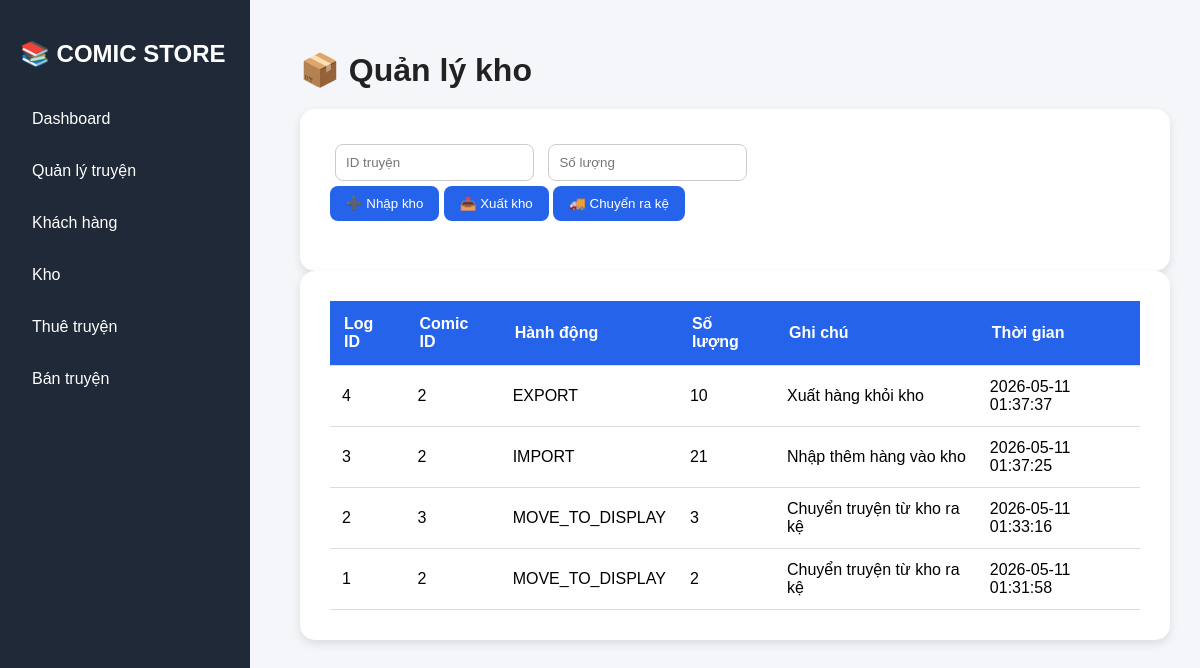
Page /inventory on the committed database.
### tables this page shows
CREATE TABLE inventory_logs (

                log_id INTEGER PRIMARY KEY AUTOINCREMENT,

                comic_id TEXT NOT NULL,

                action_type TEXT NOT NULL,

                quantity INTEGER NOT NULL,

                before_quantity INTEGER,
                            
                after_quantity INTEGER,
                
                note TEXT,

                created_at TIMESTAMP DEFAULT CURRENT_TIMESTAMP,

                FOREIGN KEY (comic_id)
                    REFERENCES comics(comic_id)
            );

### views/routes/inventory_routes.py (the view)
@inventory_bp.route("/inventory")
def inventory():
    logs = (
        inventory_service.get_inventory_logs()
    )
    return render_template(
        "inventory.html",
        logs=logs
    )

### repositories/inventory_repository.py (called while the page is built)
    def get_logs(self):
        query = """
            SELECT * FROM inventory_logs
            ORDER BY created_at DESC
        """
        self.cursor.execute(query)
        return self.cursor.fetchall()

### services/inventory_service.py (called while the page is built)
    def get_inventory_logs(self):
        return (
            self.inventory_repository
            .get_logs()
        )

### views/templates/inventory.html (shortened to what this page needs)
{% extends 'base.html' %}
{% block content %}
<div class="page-header">
    <h1>📦 Quản lý kho</h1>
</div>
<div class="card">
    <form
        method="POST"
        id="inventoryForm"
    >
        <div class="grid-2">
            <input
                type="text"
                name="comic_id"
                id="comic_id"
                placeholder="ID truyện"
                required
            >
            <input
                type="number"
                name="quantity"
                id="quantity"
                placeholder="Số lượng"
                required
            >
        </div>
        <div class="button-group">
            <button type="button"
                    class="btn btn-add"
                    onclick="submitInventory('/inventory/import')">
                ➕ Nhập kho
            </button>
            <button type="button"
                    class="btn btn-delete"
                    onclick="submitInventory('/inventory/export')">
                📤 Xuất kho
            </button>
            <button type="button"
                    class="btn btn-update"
                    onclick="submitInventory('/inventory/move')">
                🚚 Chuyển ra kệ
            </button>
        </div>
    </form>
</div>
<div class="card">
    <table>
        <thead>
            <tr>
                <th>Log ID</th>
                <th>Comic ID</th>
                <th>Hành động</th>
                <th>Số lượng</th>
                <th>Ghi chú</th>
                <th>Thời gian</th>
            </tr>
        </thead>
        <tbody>
            {% for log in logs %}
            <tr>
                <td>{{ log.log_id }}</td>
                <td>{{ log.comic_id }}</td>
                <td>{{ log.action_type }}</td>
                <td>{{ log.quantity }}</td>
                <td>{{ log.note }}</td>
                <td>{{ log.created_at }}</td>
            </tr>
            {% endfor %}
        </tbody>
    </table>
</div>
{% endblock %}

### views/static/css/style.css (style rules this page uses)
body { margin: 0; font-family: Arial; background: #f4f6f9; }
h1 { margin-bottom: 20px; }
body { font-family: Arial; background: #f4f6f9; margin: 0; }
h1 { color: #222; }
form { margin-bottom: 20px; }
input { padding: 10px; margin: 5px; border: 1px solid #ccc; border-radius: 8px; }
button { padding: 10px 16px; border: none; background: #2563eb; color: white; border-radius: 8px; cursor: pointer; }
table { width: 100%; border-collapse: collapse; background: white; }
table th, table td { padding: 12px; border-bottom: 1px solid #ddd; text-align: left; }

### views/static/css/table.css (style rules this page uses)
table { width: 100%; border-collapse: collapse; background: white; }
table th { background: #2563eb; color: white; padding: 14px; }
table td { padding: 12px; border-bottom: 1px solid #ddd; }

### views/static/css/dashboard.css (style rules this page uses)
.card { background: white; padding: 30px; border-radius: 15px; box-shadow: 0 4px 10px rgba(0,0,0,0.1); transition: 0.3s; }

### rows in the picture
inventory_logs: log_id "4", comic_id "2", action_type "EXPORT", quantity "10", note "Xuất hàng khỏi kho", created_at "2026-05-11 01:37:37"
inventory_logs: log_id "3", comic_id "2", action_type "IMPORT", quantity "21", note "Nhập thêm hàng vào kho", created_at "2026-05-11 01:37:25"
inventory_logs: log_id "2", comic_id "3", action_type "MOVE_TO_DISPLAY", quantity "3", note "Chuyển truyện từ kho ra kệ", created_at "2026-05-11 01:33:16"
inventory_logs: log_id "1", comic_id "2", action_type "MOVE_TO_DISPLAY", quantity "2", note "Chuyển truyện từ kho ra kệ", created_at "2026-05-11 01:31:58"
